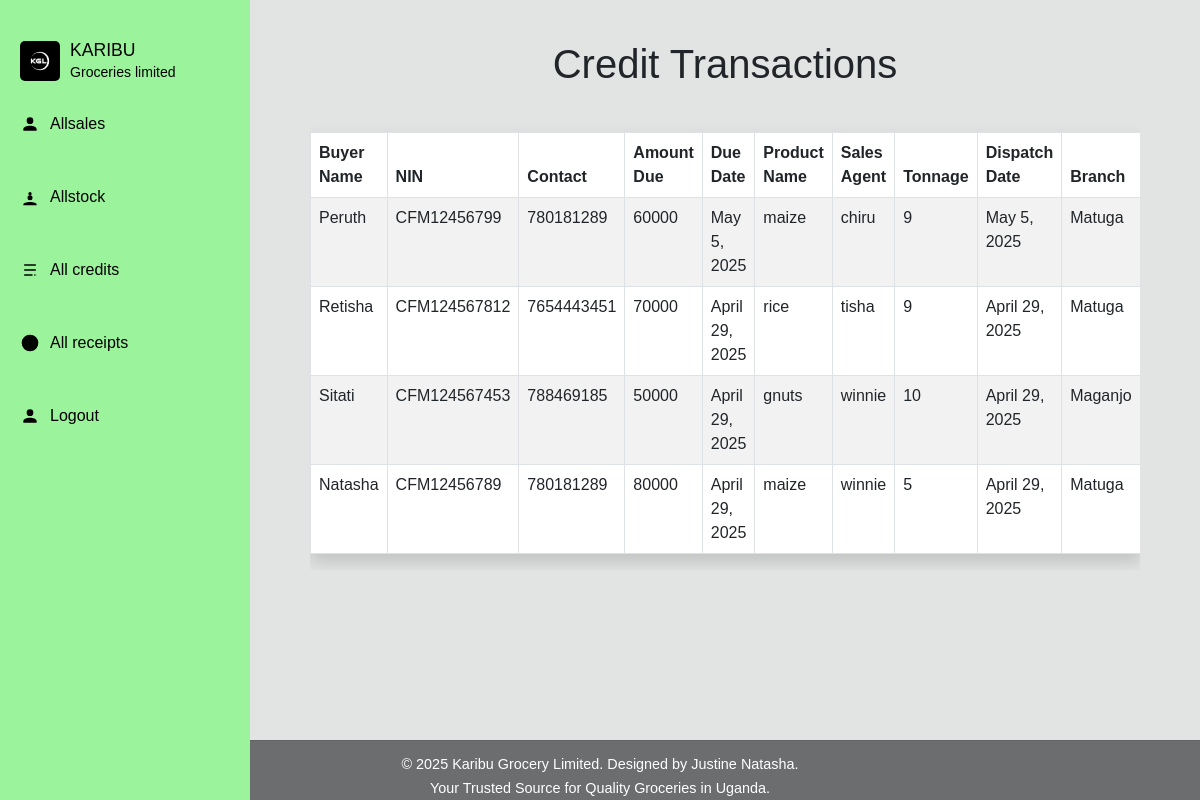
Page /credit/ (signed in) on the committed database.
### home/models.py (models this page shows, shortened)
class Credit(models.Model):
    buyer_name = models.CharField(blank=True, max_length=255, null=True, default="")
    NIN = models.CharField(unique=True, max_length=25, blank=True, null=True, default="")
    location = models.CharField(blank=True, null=True, max_length=255, default="")
    contact = models.IntegerField(default=0)
    amount_due = models.IntegerField(default=0, null=True)
    due_date = models.DateField(null=True, blank=True)  # Remove auto_now_add
    product_name = models.CharField(blank=True, null=True, max_length=255)
    salesagent_name = models.CharField(max_length=25, blank=True, null=True)
    type_of_produce = models.IntegerField(default=0, blank=True, null=True)
    tonnage = models.IntegerField(blank=True, null=True, default=0)
    Dispatch_date = models.DateField(null=True, blank=True)  # Remove auto_now_add
    branch_name = models.CharField(max_length=255, blank=True, null=True)

### home/views.py (the view)
# urls.py: path('credit/', views.credit, name='credit'),
@login_required
def credit(request):
    if request.user.is_authenticated and (request.user.is_manager or request.user.is_salesagent):
        credit = Credit.objects.filter(
            branch_name=request.user.assigned_branch.branch_name
        ).order_by('-id')
    else:
        credit = Credit.objects.all().order_by('-id')
    return render(request, 'home/credit.html', {'credit': credit})

### home/templates/home/credit.html (shortened to what this page needs)
{% load static %}
<!DOCTYPE html>
<html lang="en">
<head>
    <link href="https://cdn.jsdelivr.net/npm/bootstrap@5.3.0/dist/css/bootstrap.min.css" rel="stylesheet">
</head>
<body>
    <div class="sidebar">
        <div class="logo-container">
            <div class="logo">
                <img src="{% static 'log.jpg' %}" alt="Karibu Groceries Logo">
                <div class="logo-text">
                    KARIBU<br>
                    <span>Groceries limited</span>
                </div>
            </div>
        </div>
        <a href="/allsales/" class="menu-item">
            <svg viewBox="0 0 24 24">
                <path fill="currentColor" d="M12,4A4,4 0 0,1 16,8A4,4 0 0,1 12,12A4,4 0 0,1 8,8A4,4 0 0,1 12,4M12,14C16.42,14 20,15.79 20,18V20H4V18C4,15.79 7.58,14 12,14Z"/>
            </svg>
            <span>Allsales</span>
        </a><br>
        <a href="/allstock/" class="menu-item">
            <svg viewBox="0 0 24 24">
                <path fill="currentColor" d="M12,16A3,3 0 0,1 9,13A3,3 0 0,1 12,10A3,3 0 0,1 15,13A3,3 0 0,1 12,16M12,6A2,2 0 0,1 14,8A2,2 0 0,1 12,10A2,2 0 0,1 10,8A2,2 0 0,1 12,6M12,18C16.42,18 20,19.27 20,21V22H4V21C4,19.27 7.58,18 12,18Z"/>
            </svg>
            <span>Allstock</span>
        </a><br>
        <a href="/credit/" class="menu-item">
            <svg viewBox="0 0 24 24">
                <path fill="currentColor" d="M5,5H19V7H5M5,11H19V13H5M5,17H15V19H5M17,17V19L20,18L17,17Z"/>
            </svg>
            <span>All credits</span>
        </a><br>
        <a href="/receipt/" class="menu-item">
            <svg viewBox="0 0 24 24">
                <path fill="currentColor" d="M11,17H13V15H11V17M11,13H13V7H11V13M12,2A10,10 0 0,0 2,12A10,10 0 0,0 12,22A10,10 0 0,0 22,12A10,10 0 0,0 12,2Z"/>
            </svg>
            <span>All receipts</span>
        </a><br>
        {% if user.is_authenticated %}
        <form action="{% url 'logout' %}" method="POST">
            <button type="submit" class="menu-item" style="background: none; border: none; color: black; cursor: pointer; padding: 10px 20px; margin-bottom: 5px; display: flex; align-items: center; text-decoration: none;">
                <svg viewBox="0 0 24 24" style="width: 20px; height: 20px; margin-right: 10px; fill: black;">
                    <path fill="currentColor" d="M12,4A4,4 0 0,1 16,8A4,4 0 0,1 12,12A4,4 0 0,1 8,8A4,4 0 0,1 12,4M12,14C16.42,14 20,15.79 20,18V20H4V18C4,15.79 7.58,14 12,14Z"/>
                </svg>
                <span>Logout</span>
            </button>
        </form>
        {% endif %}
    </div>
    <div class="container">
        <h1 class="mb-4">Credit Transactions</h1>
        <div class="table-responsive">
            <table class="table table-hover table-bordered table-striped shadow credit-tables">
                <thead>
                    <tr>
                        <th>Buyer Name</th>
                        <th>NIN</th>
                        <th>Contact</th>
                        <th>Amount Due</th>
                        <th>Due Date</th>
                        <th>Product Name</th>
                        <th>Sales Agent</th>
                        <th>Tonnage</th>
                        <th>Dispatch Date</th>
                        <th>Branch</th>
                    </tr>
                </thead>
                <tbody>
                    {% for item in credit %}
                    <tr>
                        <td>{{ item.buyer_name }}</td>
                        <td>{{ item.NIN }}</td>
                        <td>{{ item.contact }}</td>
                        <td>{{ item.amount_due }}</td>
                        <td>{{ item.due_date }}</td>
                        <td>{{ item.product_name }}</td>
                        <td>{{ item.salesagent_name }}</td>
                        <td>{{ item.tonnage }}</td>
                        <td>{{ item.Dispatch_date }}</td>
                        <td>{{ item.branch_name }}</td>
                    </tr>
                    {% endfor %}
                </tbody>
            </table>
        </div>
    </div>
    <div class="back-buttons">
    </div>
    <footer>
        <p>&copy; 2025 Karibu Grocery Limited. Designed by Justine Natasha.</p>
        <p>Your Trusted Source for Quality Groceries in Uganda.</p>
    </footer>
    <link rel="stylesheet" href="https://cdn.jsdelivr.net/npm/bootstrap-icons@1.10.0/font/bootstrap-icons.css">
</body>
</html>

### home/templates/home/credit.html (style rules this page uses)
body { font-family: sans-serif; background-color: #e2e3e3; padding: 20px; }
.credit-tables { margin-top: 20px; width: 100%; }
th { background-color: #343a40; color: white; }
tr:nth-child(even) { background-color: #f2f2f2; }
td, th { padding: 12px; text-align: left; border-bottom: 1px solid #ddd; }
.sidebar { width: 250px; background-color: #9bf39b; color: black; padding-top: 20px; position: fixed; height: 100%; overflow-y: auto; z-index: 1000; left: 0; top: 0; bottom: 0; }
.logo-container { padding: 20px; }
.logo { display: flex; align-items: center; }
.logo img { width: 40px; height: 40px; border-radius: 5px; margin-right: 10px; }
.logo-text { line-height: 1.2; font-size: 1.1em; }
.logo-text span { font-size: 0.8em; color: black; }
.menu-item { display: flex; align-items: center; padding: 10px 20px; text-decoration: none; color:black; margin-bottom: 5px; transition: background-color 0.3s ease; }
.menu-item svg { width: 20px; height: 20px; margin-right: 10px; fill: black; }
footer { position: fixed; bottom: 0; left: 0px; right: 0px; height: 60px; background-color: #6c6d6e; padding: 10px 0; text-align: center; border-top: 1px solid rgba(0,0,0,0.1); margin: 0; z-index: 100; }
footer p { margin: 0.2rem 0; font-size: 0.9rem; line-height: 1.4; color: #ffffff; }
.mb-4 { text-align: center; }
.container { margin-left: 270px; width: calc(100% - 290px); padding: 20px; margin-bottom: 80px; }
.table-responsive { overflow-x: auto; margin-right: 0px; }
.back-buttons { margin-left: 270px; padding: 20px; }

### rows in the picture
Credit: buyer_name "Peruth", NIN "CFM12456799", contact "780181289", amount_due "60000", due_date "May 5, 2025", product_name "maize", salesagent_name "chiru", tonnage "9", Dispatch_date "May 5, 2025", branch_name "Matuga"
Credit: buyer_name "Retisha", NIN "CFM124567812", contact "7654443451", amount_due "70000", due_date "April 29, 2025", product_name "rice", salesagent_name "tisha", tonnage "9", Dispatch_date "April 29, 2025", branch_name "Matuga"
Credit: buyer_name "Sitati", NIN "CFM124567453", contact "788469185", amount_due "50000", due_date "April 29, 2025", product_name "gnuts", salesagent_name "winnie", tonnage "10", Dispatch_date "April 29, 2025", branch_name "Maganjo"
Credit: buyer_name "Natasha", NIN "CFM12456789", contact "780181289", amount_due "80000", due_date "April 29, 2025", product_name "maize", salesagent_name "winnie", tonnage "5", Dispatch_date "April 29, 2025", branch_name "Matuga"
